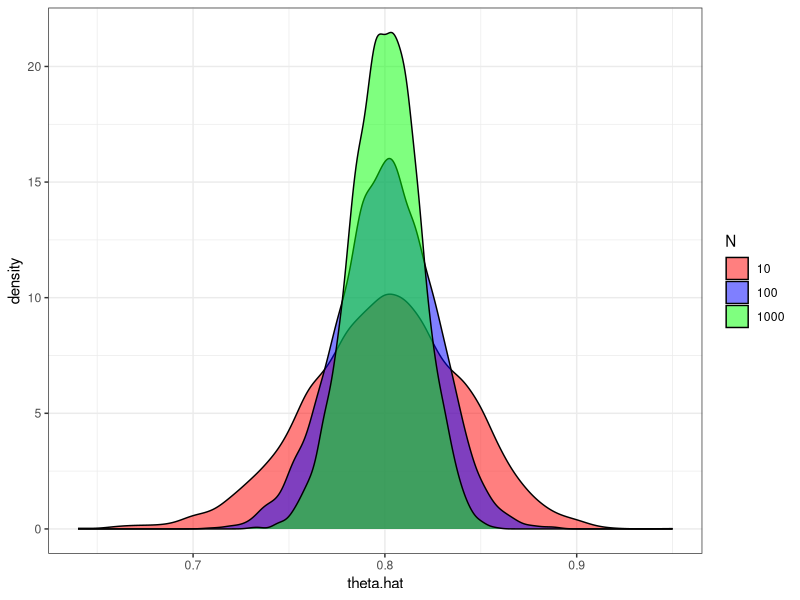
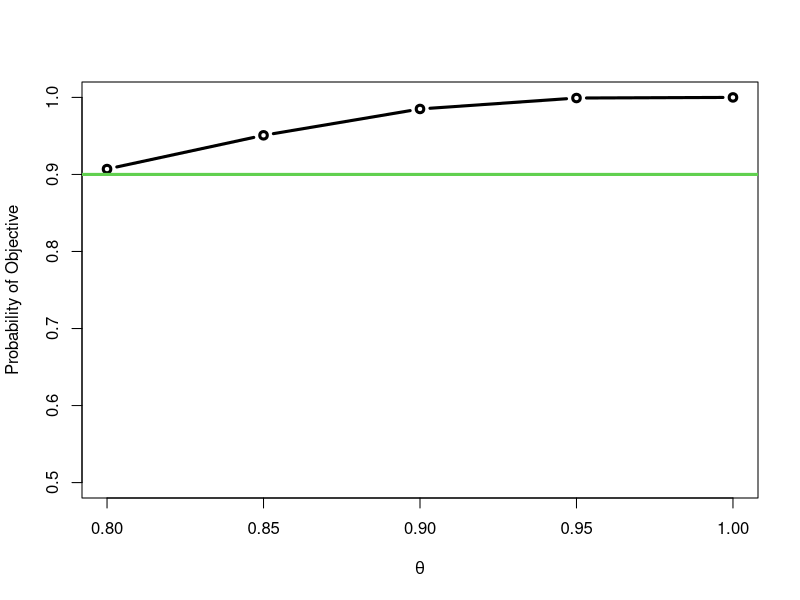
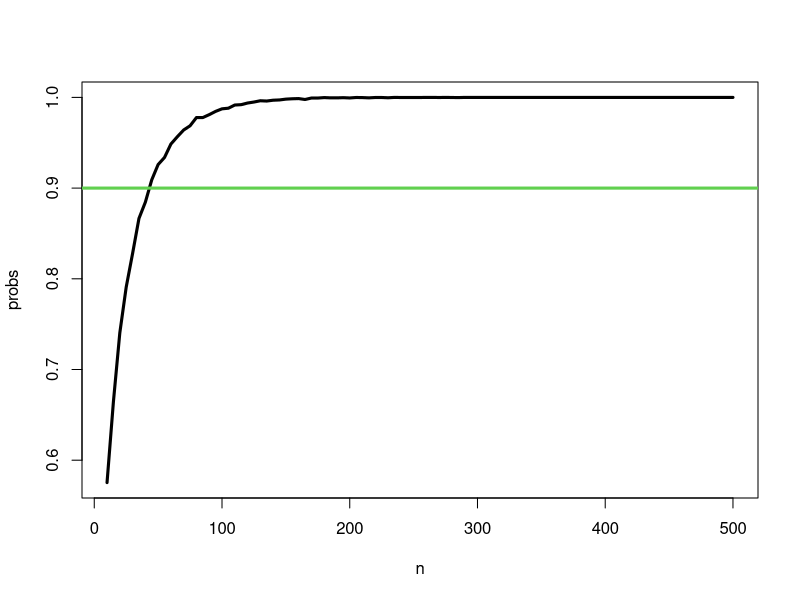

Reproduce these figures in R, in order. (Note: a time limit stopped this script after it produced the figures.)
## ---- chunk 1
knitr::opts_chunk$set(echo = TRUE)
library(ggplot2)
## ---- chunk 2
# Define sandhill crane over winter survival probability (P(Y=1))
 theta = 0.8
## ---- chunk 3
rbinom(n = 1, size = 1,prob = theta)
## ---- chunk 4
rbinom(n = 1, size = 10, prob = theta)
## ---- chunk 5
  rbinom(n = 10, size = 1,prob = theta)
## ---- chunk 6
theta = 0.2
rbinom(n = 10, size = 1,prob = theta)
## ---- chunk 7
sample(x = c(1,0),
       size = 10, 
       replace=TRUE,
       prob = c(0.8,0.2)
       )
## ---- chunk 8
  n.sim = 5000
  n = c(100,250,500)
  theta = 0.8
  theta.hat=matrix(NA, nrow=n.sim, ncol=length(n))

  theta.hat[,1]=rbinom(n.sim, n[1], theta)/n[1]
  theta.hat[,2]=rbinom(n.sim, n[2], theta)/n[2]
  theta.hat[,3]=rbinom(n.sim, n[3], theta)/n[3]

  plot.data = data.frame(theta.hat = c(theta.hat), N = c(rep("10",n.sim),rep("100",n.sim),rep("1000",n.sim)))


  ggplot(plot.data,aes(theta.hat,fill=N))+
     scale_fill_manual(values=c("red","blue","green"))+
     geom_density(alpha=0.5,binwidth=0.05,position="identity") + 
    theme_bw()
## ---- chunk 9
bias = apply(theta.hat,2,mean)-theta
bias
## ---- chunk 10
r.bias = (apply(theta.hat,2,mean)-theta)/theta
r.bias
## ---- chunk 11
  limits.truth=c(theta-theta*0.05,
                 theta+theta*0.05
                 )
  my.func = function(x){length(which(x>=limits.truth[1] & 
                                     x<=limits.truth[2]))/length(x)
                        }
  prob.truth = apply(theta.hat, 2,FUN = my.func)
  data.frame(n = n, prob = prob.truth)
## ---- chunk 12
  n.sim = 5000
  n = 250
  theta = seq(0.8, 1, by=0.05)
  prob.obj=rep(NA, length(theta))

  for(i in 1:length(theta)){
    theta.hat=rbinom(n.sim, n, theta[i])/n
    
    limits.truth=c(theta[i]-theta[i]*0.05,
                   theta[i]+theta[i]*0.05
                   )

    prob.obj[i] = length(which(theta.hat>=limits.truth[1] & 
                 theta.hat<=limits.truth[2]))/length(theta.hat)
  }  

  plot(theta, prob.obj,type="b",lwd=3,ylim=c(0.5,1),
       xlab=expression(paste(theta)),
       ylab="Probability of Objective")
  abline(h=0.90,lwd=3,col=3)
      
## ---- chunk 13
rpois(n = 10, lambda = 100)
## ---- chunk 14
rpois(n = 10, lambda = 2)
## ---- chunk 15
  set.seed(43243)
  y = rpois(n = 100000, lambda = 10)
  mean(y)
  var(y)
## ---- chunk 16

#Define inputs and outputs
  lambda = 100
  n = seq(10,500,by=5)
  n.sim = 10000
  mean.mat =matrix(NA, nrow=n.sim, ncol=length(n))

# loop over the different sample sizes - n
for(i in 1:length(n)){
  y.temp = matrix(
                  replicate(n.sim,
                            rpois(n[i],lambda=lambda)
                            ), nrow=n[i],byrow = TRUE
                  )
  #Estimate mean of each sample
  mean.temp = apply(y.temp, 2, mean)
  mean.mat[,i] = mean.temp
}

dim(mean.mat)

#Define 5% around truth
  limits.truth=c(lambda-lambda*0.025,
                 lambda+lambda*0.025
                 )

#Estimate probability of being within 5%
  probs = apply(mean.mat,2,FUN=function(x){length(which(x>=limits.truth[1] &
                                                        x<= limits.truth[2]
                                                        )
                                                  ) / n.sim 
                                         }
             )

# Plot the probability versus the sample size
  plot(n,probs,type="l",lwd=3,col=1)
  abline(h=0.90,lwd=3,col=3)

## ---- chunk 17
#Define inputs and outputs
  lambda = 25
  n = seq(10,500,by=5)
  n.sim = 10000
  mean.mat =matrix(NA, nrow=n.sim, ncol=length(n))

# loop over the different sample sizes - n
for(i in 1:length(n)){
  y.temp = matrix(
                  replicate(n.sim,
                            rpois(n[i],lambda=lambda)
                            ), nrow=n[i],byrow = TRUE
                  )
  #Estimate mean of each sample
  mean.temp = apply(y.temp, 2, mean)
  mean.mat[,i] = mean.temp
}

#dim(mean.mat)

#Define 5% around truth
  limits.truth=c(lambda-lambda*0.025,
                 lambda+lambda*0.025
                 )

#Estimate probability of being within 5%
  probs2 = apply(mean.mat,2,FUN=function(x){length(which(x>=limits.truth[1] &
                                                        x<= limits.truth[2]
                                                        )
                                                  ) / n.sim 
                                            }
                )

# Plot the probability versus the sample size
  plot(n,probs,type="l",lwd=3,col=1)
  lines(n, probs2, lwd=3,col=2)
  legend("bottomright",lwd=3,col=c(1,2,3),legend=c("lambda = 100", "lambda = 25", "Objective"))
  abline(h=0.90,lwd=3,col=3)
## ---- chunk 18
#Parameters
  a=1; b=5
# Sample Space of RV
  x=seq(a,b,by=1)
  n=length(x)
#plotting probability mass  
  plot(x,rep(1/n,length(x)),col=2,pch=18,cex=3,
     ylab="f(y)",xlab=c("a = 1, b = 5"))
     abline(v=(a+b)/2,lwd=3,col=4)
     legend("topright",lwd=3,col=4,legend=c("Mean"))

## ---- chunk 19
#Parameters
  a=10; b=100
#Sample Space
  x=seq(a,b,by=1)
  n=length(x)
#plotting probability mass    
  plot(x,rep(1/n,length(x)),col=2,pch=18,cex=1,
     ylab="f(y)",xlab=c("a = 10, b = 100"))
  abline(v=(a+b)/2,lwd=3,col=4)
  legend("topright",lwd=3,col=4,legend=c("Mean"))
  
## ---- chunk 20
#Parameters
  a=10; b=100
#Sample space
  x=seq(a,b,by=1)
  n=length(x)
#Probability of any one value
  p=1/n
  p
#Add probabilities for all the integers >=60
  length(which(x>=60))*p
## ---- chunk 21
#Parameters
  a=10; b=100

#Sample at different sample sizes
  sample.size=100
  sample.size2=10000
  
  y=round(runif(sample.size,a,b),digits=0)
  y2=round(runif(sample.size2,a,b),digits=0)

#plotting samples with True probability
  par(mfrow=c(1,2))
  
  hist(y,main="N = 100",freq = FALSE)
  abline(h=p,col=3,lwd=3)
  
  hist(y2,main="N = 10000",freq = FALSE)
  abline(h=p,col=3,lwd=3)

  
  
